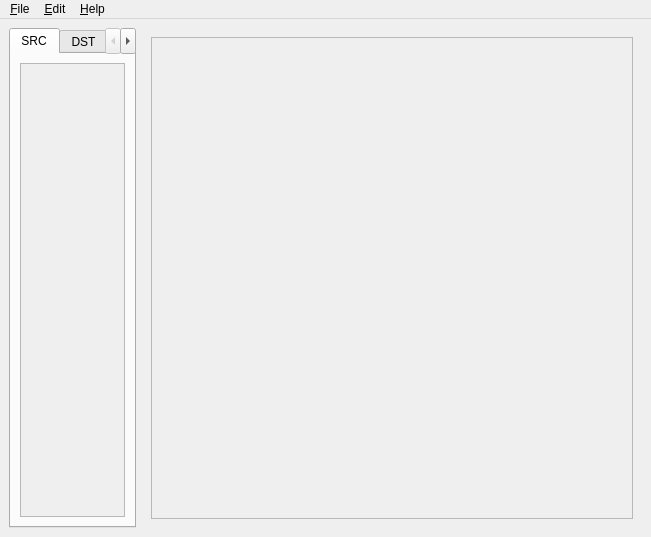
<?xml version="1.0" encoding="UTF-8"?>
<ui version="4.0">
 <class>MainWindow</class>
 <widget class="QMainWindow" name="MainWindow">
  <property name="geometry">
   <rect>
    <x>0</x>
    <y>0</y>
    <width>600</width>
    <height>500</height>
   </rect>
  </property>
  <property name="windowTitle">
   <string>syslog-ng config</string>
  </property>
  <widget class="QWidget" name="centralWidget">
   <layout class="QHBoxLayout" name="mainLayout">
    <item>
     <widget class="QTabWidget" name="tabWidget">
      <property name="fixedWidth">
       <number>140</number>
      </property>
      <widget class="QWidget" name="srcTab">
       <attribute name="title">
        <string>SRC</string>
       </attribute>
       <layout class="QVBoxLayout" name="srcMainLayout">
        <item>
         <widget class="QScrollArea" name="srcScrollArea">
          <property name="horizontalScrollBarPolicy">
           <enum>Qt::ScrollBarAlwaysOff</enum>
          </property>
          <property name="widgetResizable">
           <bool>true</bool>
          </property>
          <widget class="Drivers" name="srcWidget">
           <layout class="QVBoxLayout" name="srcLayout"/>
          </widget>
         </widget>
        </item>
       </layout>
      </widget>
      <widget class="QWidget" name="dstTab">
       <attribute name="title">
        <string>DST</string>
       </attribute>
       <layout class="QVBoxLayout" name="dstMainLayout">
        <item>
         <widget class="QScrollArea" name="dstScrollArea">
          <property name="horizontalScrollBarPolicy">
           <enum>Qt::ScrollBarAlwaysOff</enum>
          </property>
          <property name="widgetResizable">
           <bool>true</bool>
          </property>
          <widget class="Drivers" name="dstWidget">
           <layout class="QVBoxLayout" name="dstLayout"/>
          </widget>
         </widget>
        </item>
       </layout>
      </widget>
      <widget class="QWidget" name="filtTab">
       <attribute name="title">
        <string>FILT</string>
       </attribute>
       <layout class="QVBoxLayout" name="filtMainLayout">
        <item>
         <widget class="QScrollArea" name="srcScrollArea">
          <property name="horizontalScrollBarPolicy">
           <enum>Qt::ScrollBarAlwaysOff</enum>
          </property>
          <property name="widgetResizable">
           <bool>true</bool>
          </property>
          <widget class="Drivers" name="filtWidget">
           <layout class="QVBoxLayout" name="filtLayout"/>
          </widget>
         </widget>
        </item>
       </layout>
      </widget>
     </widget>
    </item>
    <item>
     <widget class="QWidget" name="sceneWidget" native="true">
      <property name="minimumSize">
       <size>
        <width>500</width>
        <height>500</height>
       </size>
      </property>
      <layout class="QVBoxLayout" name="sceneMainLayout">
       <item>
        <widget class="QScrollArea" name="sceneScrollArea">
         <property name="widgetResizable">
          <bool>true</bool>
         </property>
        </widget>
       </item>
      </layout>
     </widget>
    </item>
   </layout>
  </widget>
  <widget class="QMenuBar" name="menuBar">
   <widget class="QMenu" name="menuFile">
    <property name="title">
     <string>&amp;File</string>
    </property>
    <addaction name="actionNew"/>
    <addaction name="separator"/>
    <addaction name="actionSave"/>
    <addaction name="separator"/>
    <addaction name="actionExit"/>
   </widget>
   <widget class="QMenu" name="menuEdit">
    <property name="title">
     <string>&amp;Edit</string>
    </property>
    <addaction name="actionOptions"/>
    <addaction name="separator"/>
    <addaction name="actionLog"/>
   </widget>
   <widget class="QMenu" name="menuHelp">
    <property name="title">
     <string>&amp;Help</string>
    </property>
    <addaction name="actionAbout"/>
   </widget>
   <addaction name="menuFile"/>
   <addaction name="menuEdit"/>
   <addaction name="menuHelp"/>
  </widget>
  <!--<widget class="QStatusBar" name="statusBar"/>-->
  <!--<widget class="QToolBar" name="toolBar"/>-->
  <action name="actionNew">
   <property name="icon">
    <iconset theme="document-new"/>
   </property>
   <property name="text">
    <string>&amp;New</string>
   </property>
   <property name="shortcut">
    <string>Ctrl+N</string>
   </property>
  </action>
  <action name="actionSave">
   <property name="icon">
    <iconset theme="document-save"/>
   </property>
   <property name="text">
    <string>&amp;Save</string>
   </property>
   <property name="shortcut">
    <string>Ctrl+S</string>
   </property>
  </action>
  <action name="actionExit">
   <property name="icon">
    <iconset theme="application-exit"/>
   </property>
   <property name="text">
    <string>E&amp;xit</string>
   </property>
   <property name="shortcut">
    <string>Ctrl+X</string>
   </property>
  </action>
  <action name="actionLog">
   <property name="text">
    <string>New &amp;log</string>
   </property>
   <property name="shortcut">
    <string>Ctrl+L</string>
   </property>
  </action>
  <action name="actionOptions">
   <property name="text">
    <string>Global options</string>
   </property>
  </action>
  <action name="actionAbout">
   <property name="icon">
    <iconset theme="help-about"/>
   </property>
   <property name="text">
    <string>About</string>
   </property>
  </action>
 </widget>
 <customwidgets>
  <customwidget>
   <class>Drivers</class>
   <extends>QWidget</extends>
   <header>drivers.h</header>
   <container>1</container>
  </customwidget>
 </customwidgets>
 <resources/>
 <connections/>
</ui>
